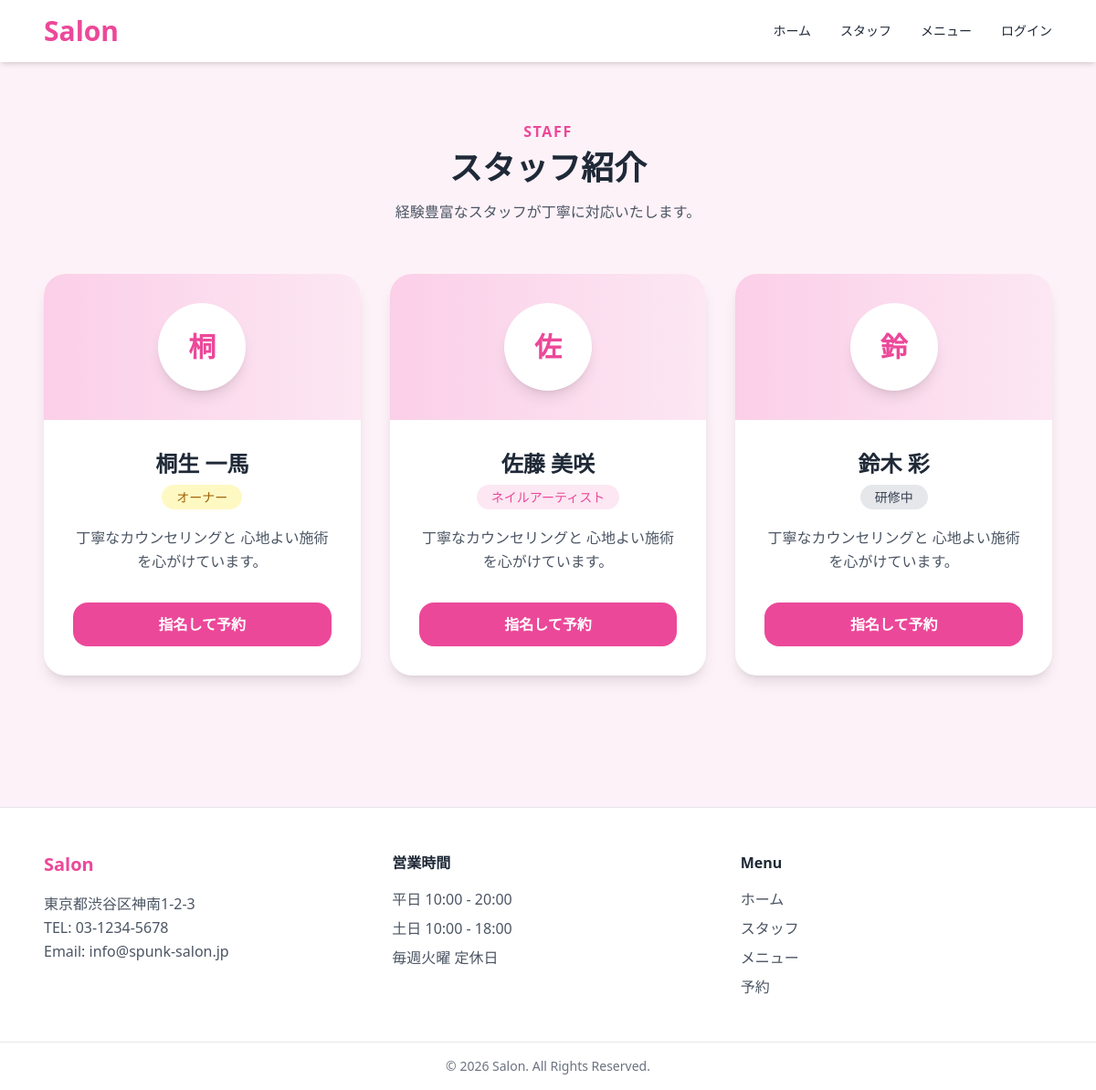
Screenshot of /staffs with the database file from the repository.
### app/infrastructure/orm_models.py (models this page shows, shortened)
class StaffORM(db.Model):
    __tablename__ = "staffs"
    id              = db.Column(db.Integer,     primary_key=True)
    salon_id        = db.Column(db.Integer,     db.ForeignKey("salons.id"), nullable=False)
    name            = db.Column(db.String(100), nullable=False)
    role            = db.Column(db.String(20),  nullable=False)   # StaffRole.value を保存
    email           = db.Column(db.String(255), nullable=False, unique=True)
    hashed_password = db.Column(db.String(255), nullable=False)
    is_active       = db.Column(db.Boolean,     nullable=False, default=True)
    created_at      = db.Column(db.DateTime,    nullable=False, default=datetime.now)
    salon        = db.relationship("SalonORM",       back_populates="staffs")
    reservations = db.relationship("ReservationORM", back_populates="staff", lazy="select")

class SalonORM(db.Model):
    __tablename__ = "salons"
    id           = db.Column(db.Integer, primary_key=True)
    name         = db.Column(db.String(100), nullable=False)
    address      = db.Column(db.String(255), nullable=False)
    phone        = db.Column(db.String(20),  nullable=False)
    email        = db.Column(db.String(255), nullable=False, unique=True)
    opening_time = db.Column(db.String(5),   nullable=False)  # "10:00"
    closing_time = db.Column(db.String(5),   nullable=False)  # "20:00"
    created_at   = db.Column(db.DateTime,    nullable=False, default=datetime.now)
    staffs       = db.relationship("StaffORM",       back_populates="salon", lazy="select")
    menus        = db.relationship("MenuORM",         back_populates="salon", lazy="select")
    reservations = db.relationship("ReservationORM",  back_populates="salon", lazy="select")

### app/interface/routes.py (the view)
@main_bp.route("/staffs")
def staffs():
    salon = SalonORM.query.first()
    staffs = StaffORM.query.filter_by(
        is_active=True
    ).all()
    return render_template(
        "staffs.html",
        salon=salon,
        staffs=staffs,
    )

### app/templates/staffs.html (shortened to what this page needs)
{% extends "layouts/base.html" %}
{% block content %}
<section class="max-w-6xl mx-auto px-6 py-16">
    <div class="text-center mb-14">
        <p class="text-pink-500 font-semibold tracking-widest mb-2">
            STAFF
        </p>
        <h2 class="text-4xl font-bold mb-4">
            スタッフ紹介
        </h2>
        <p class="text-gray-600">
            経験豊富なスタッフが丁寧に対応いたします。
        </p>
    </div>
    <div class="grid md:grid-cols-2 lg:grid-cols-3 gap-8">
        {% for staff in staffs %}
        <div class="bg-white rounded-3xl shadow-lg overflow-hidden hover:-translate-y-1 hover:shadow-2xl transition duration-300">
            <div class="h-40 bg-gradient-to-r from-pink-200 to-pink-100 flex items-center justify-center">
                <div class="w-24 h-24 rounded-full bg-white shadow-lg flex items-center justify-center text-3xl font-bold text-pink-500">
                    {{ staff.name[0] }}
                </div>
            </div>
            <div class="p-8 text-center">
                <h3 class="text-2xl font-bold mb-2">
                    {{ staff.name }}
                </h3>
                <div class="mb-5">
                    {% if staff.role == "owner" %}
                    <span class="bg-yellow-100 text-yellow-700 text-sm px-4 py-1 rounded-full">
                        オーナー
                    </span>
                    {% elif staff.role == "nail_artist" %}
                    <span class="bg-pink-100 text-pink-500 text-sm px-4 py-1 rounded-full">
                        ネイルアーティスト
                    </span>
                    {% elif staff.role == "trainee" %}
                    <span class="bg-gray-200 text-gray-700 text-sm px-4 py-1 rounded-full">
                        研修中
                    </span>
                    {% endif %}
                </div>
                <p class="text-gray-600 leading-relaxed mb-8">
                    丁寧なカウンセリングと
                    心地よい施術を心がけています。
                </p>
                <a href="/reserve"
                   class="block bg-pink-500 hover:bg-pink-600 text-white py-3 rounded-2xl font-semibold transition">
                    指名して予約
                </a>
            </div>
        </div>
        {% endfor %}
    </div>
</section>
{% endblock %}

### app/templates/layouts/base.html (shortened to what this page needs)
<!DOCTYPE html>
<html lang="ja">
<head>
    <script src="https://cdn.tailwindcss.com"></script>
</head>
<body class="bg-pink-50 text-gray-800">
    {% include "components/navbar.html" %}
    <main>
        {% block content %}
        {% endblock %}
    </main>
    {% include "components/footer.html" %}
</body>
</html>

### app/templates/components/navbar.html
<nav class="bg-white shadow-md sticky top-0 z-50">
    <div class="max-w-6xl mx-auto px-6 py-4 flex justify-between items-center">
        <h1 class="text-3xl font-bold text-pink-500">
            Salon
        </h1>
        <ul class="flex items-center gap-8 text-sm font-medium">
            <li><a href="/">ホーム</a></li>
            <li><a href="/staffs">スタッフ</a></li>
            <li><a href="/menus">メニュー</a></li>
            <li><a href="/login">ログイン</a></li>
        </ul>
    </div>
</nav>

### app/templates/components/footer.html
<footer class="bg-white border-t mt-20">
    <div class="max-w-6xl mx-auto px-6 py-12 grid md:grid-cols-3 gap-10">
        <div>
            <h4 class="text-xl font-bold text-pink-500 mb-4">
                Salon
            </h4>
            {% if salon %}
            <p class="text-gray-600 leading-relaxed">
                {{ salon.address }}<br>
                TEL: {{ salon.phone }}<br>
                Email: {{ salon.email }}
            </p>
            {% else %}
            <p>
                店舗情報を準備中です。
            </p>
            {% endif %}
        </div>
        <div>
            <h4 class="font-semibold mb-4">
                営業時間
            </h4>
            <ul class="text-gray-600 space-y-2">
                <li>平日 10:00 - 20:00</li>
                <li>土日 10:00 - 18:00</li>
                <li>毎週火曜 定休日</li>
            </ul>
        </div>
        <div>
            <h4 class="font-semibold mb-4">
                Menu
            </h4>
            <ul class="text-gray-600 space-y-2">
                <li><a href="/" class="hover:text-pink-500">ホーム</a></li>
                <li><a href="/staffs" class="hover:text-pink-500">スタッフ</a></li>
                <li><a href="/menus" class="hover:text-pink-500">メニュー</a></li>
                <li><a href="/reserve" class="hover:text-pink-500">予約</a></li>
            </ul>
        </div>
    </div>
    <div class="border-t py-4 text-center text-sm text-gray-500">
        © 2026 Salon. All Rights Reserved.
    </div>
</footer>

### rows the page displays
StaffORM: name "桐", name "桐生 一馬", role "オーナー"
StaffORM: name "佐", name "佐藤 美咲", role "ネイルアーティスト"
StaffORM: name "鈴", name "鈴木 彩", role "研修中"
SalonORM: address "東京都渋谷区神南1-2-3", phone "03-1234-5678", email "info@spunk-salon.jp"
